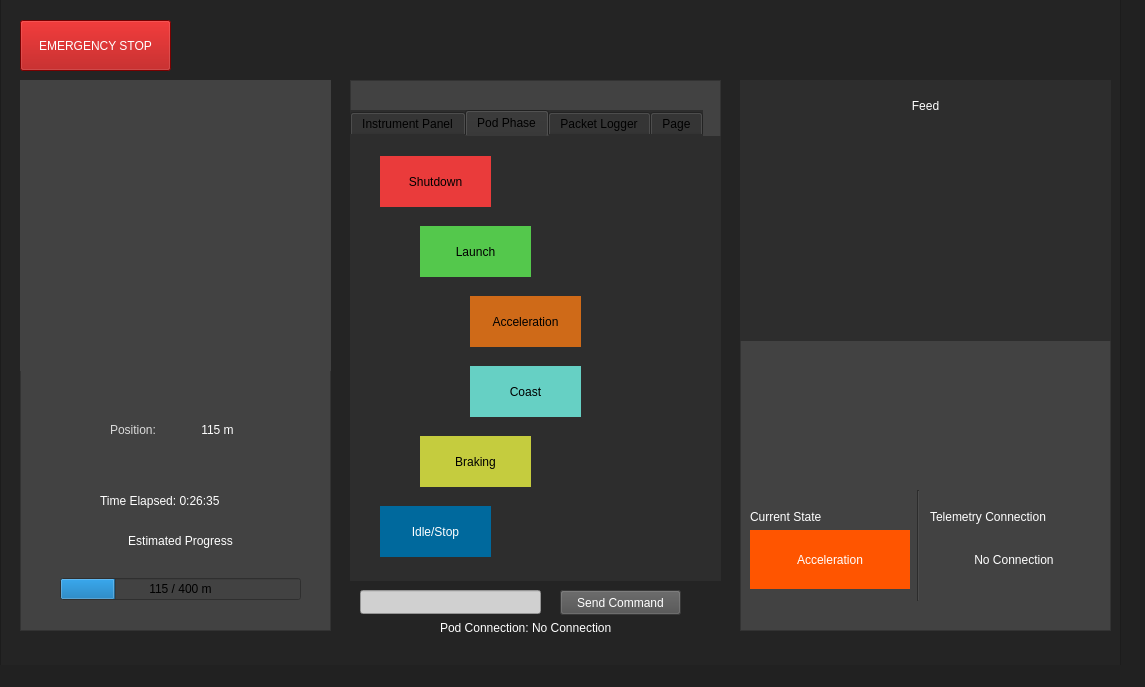
<?xml version="1.0" encoding="UTF-8"?>
<ui version="4.0">
 <class>MainWindow</class>
 <widget class="QMainWindow" name="MainWindow">
  <property name="geometry">
   <rect>
    <x>0</x>
    <y>0</y>
    <width>1145</width>
    <height>687</height>
   </rect>
  </property>
  <property name="sizePolicy">
   <sizepolicy hsizetype="Preferred" vsizetype="Fixed">
    <horstretch>0</horstretch>
    <verstretch>0</verstretch>
   </sizepolicy>
  </property>
  <property name="windowTitle">
   <string>MainWindow</string>
  </property>
  <property name="styleSheet">
   <string notr="true">background-color: rgb(33, 33, 33);</string>
  </property>
  <widget class="QWidget" name="centralwidget">
   <widget class="QFrame" name="main_frame">
    <property name="geometry">
     <rect>
      <x>0</x>
      <y>-30</y>
      <width>1121</width>
      <height>731</height>
     </rect>
    </property>
    <property name="styleSheet">
     <string notr="true">background-color: rgb(36, 36, 36);</string>
    </property>
    <property name="frameShape">
     <enum>QFrame::StyledPanel</enum>
    </property>
    <property name="frameShadow">
     <enum>QFrame::Raised</enum>
    </property>
    <widget class="QLabel" name="albertaloop_logo">
     <property name="geometry">
      <rect>
       <x>840</x>
       <y>50</y>
       <width>201</width>
       <height>31</height>
      </rect>
     </property>
     <property name="text">
      <string/>
     </property>
     <property name="pixmap">
      <pixmap>resizedalbertaloop.png</pixmap>
     </property>
    </widget>
    <widget class="QPushButton" name="estop_button">
     <property name="geometry">
      <rect>
       <x>20</x>
       <y>50</y>
       <width>151</width>
       <height>51</height>
      </rect>
     </property>
     <property name="styleSheet">
      <string notr="true">background-color: rgb(170, 0, 0);
color: rgb(255, 255, 255);
font: 63 8pt &quot;Segoe UI Semibold&quot;;</string>
     </property>
     <property name="text">
      <string>EMERGENCY STOP</string>
     </property>
    </widget>
    <widget class="QFrame" name="left_frame">
     <property name="geometry">
      <rect>
       <x>20</x>
       <y>110</y>
       <width>311</width>
       <height>551</height>
      </rect>
     </property>
     <property name="styleSheet">
      <string notr="true">background-color: rgb(66, 66, 66);</string>
     </property>
     <property name="frameShape">
      <enum>QFrame::StyledPanel</enum>
     </property>
     <property name="frameShadow">
      <enum>QFrame::Raised</enum>
     </property>
     <widget class="QWidget" name="verticalLayoutWidget">
      <property name="geometry">
       <rect>
        <x>0</x>
        <y>0</y>
        <width>311</width>
        <height>291</height>
       </rect>
      </property>
      <layout class="QVBoxLayout" name="speed_guage_layout"/>
     </widget>
     <widget class="QLabel" name="time_elapsed_label">
      <property name="geometry">
       <rect>
        <x>80</x>
        <y>400</y>
        <width>171</width>
        <height>41</height>
       </rect>
      </property>
      <property name="styleSheet">
       <string notr="true">font: 75 10pt &quot;Microsoft YaHei UI&quot;;
color: rgb(255, 255, 255);</string>
      </property>
      <property name="text">
       <string>Time Elapsed: 0:26:35</string>
      </property>
     </widget>
     <widget class="QLabel" name="estimated_progress_title_label">
      <property name="geometry">
       <rect>
        <x>80</x>
        <y>450</y>
        <width>161</width>
        <height>21</height>
       </rect>
      </property>
      <property name="styleSheet">
       <string notr="true">font: 75 10pt &quot;Microsoft YaHei UI&quot;;
color: rgb(255, 255, 255);</string>
      </property>
      <property name="text">
       <string>Estimated Progress</string>
      </property>
      <property name="alignment">
       <set>Qt::AlignCenter</set>
      </property>
     </widget>
     <widget class="QWidget" name="verticalLayoutWidget_2">
      <property name="geometry">
       <rect>
        <x>40</x>
        <y>480</y>
        <width>241</width>
        <height>59</height>
       </rect>
      </property>
      <layout class="QVBoxLayout" name="progress_bar_layout">
       <item>
        <widget class="QProgressBar" name="progressBar">
         <property name="styleSheet">
          <string notr="true"/>
         </property>
         <property name="maximum">
          <number>500</number>
         </property>
         <property name="value">
          <number>115</number>
         </property>
         <property name="textVisible">
          <bool>true</bool>
         </property>
         <property name="invertedAppearance">
          <bool>false</bool>
         </property>
         <property name="textDirection">
          <enum>QProgressBar::TopToBottom</enum>
         </property>
         <property name="format">
          <string>%v / 400 m</string>
         </property>
        </widget>
       </item>
      </layout>
     </widget>
     <widget class="QWidget" name="horizontalLayoutWidget">
      <property name="geometry">
       <rect>
        <x>90</x>
        <y>310</y>
        <width>141</width>
        <height>80</height>
       </rect>
      </property>
      <layout class="QHBoxLayout" name="position_layout">
       <item>
        <widget class="QLabel" name="position_label">
         <property name="sizePolicy">
          <sizepolicy hsizetype="Preferred" vsizetype="Fixed">
           <horstretch>0</horstretch>
           <verstretch>0</verstretch>
          </sizepolicy>
         </property>
         <property name="styleSheet">
          <string notr="true">font: 75 9pt &quot;Microsoft YaHei&quot;;
color: rgb(218, 218, 218);</string>
         </property>
         <property name="text">
          <string>Position: </string>
         </property>
        </widget>
       </item>
       <item>
        <widget class="QLabel" name="position_ind">
         <property name="styleSheet">
          <string notr="true">font: 75 14pt &quot;Microsoft YaHei&quot;;
color: rgb(255, 255, 255);</string>
         </property>
         <property name="text">
          <string>115 m</string>
         </property>
         <property name="alignment">
          <set>Qt::AlignCenter</set>
         </property>
        </widget>
       </item>
      </layout>
     </widget>
    </widget>
    <widget class="QFrame" name="mid_frame">
     <property name="geometry">
      <rect>
       <x>350</x>
       <y>110</y>
       <width>371</width>
       <height>501</height>
      </rect>
     </property>
     <property name="styleSheet">
      <string notr="true">background-color: rgb(66, 66, 66);</string>
     </property>
     <property name="frameShape">
      <enum>QFrame::StyledPanel</enum>
     </property>
     <property name="frameShadow">
      <enum>QFrame::Raised</enum>
     </property>
     <widget class="QTabWidget" name="tabs_widget">
      <property name="geometry">
       <rect>
        <x>0</x>
        <y>30</y>
        <width>371</width>
        <height>471</height>
       </rect>
      </property>
      <property name="styleSheet">
       <string notr="true">background-color: rgb(45, 45, 45);
border-color: rgb(0, 0, 0);
alternate-background-color: rgb(50, 50, 50);</string>
      </property>
      <property name="currentIndex">
       <number>1</number>
      </property>
      <widget class="QWidget" name="tab">
       <attribute name="title">
        <string>Instrument Panel</string>
       </attribute>
       <widget class="QLabel" name="temperature_title">
        <property name="geometry">
         <rect>
          <x>10</x>
          <y>10</y>
          <width>111</width>
          <height>21</height>
         </rect>
        </property>
        <property name="autoFillBackground">
         <bool>false</bool>
        </property>
        <property name="styleSheet">
         <string notr="true">font: 75 10pt &quot;Microsoft JhengHei&quot;;
color: rgb(255, 255, 255);</string>
        </property>
        <property name="text">
         <string>Temperature</string>
        </property>
       </widget>
       <widget class="Line" name="line_2">
        <property name="geometry">
         <rect>
          <x>10</x>
          <y>30</y>
          <width>291</width>
          <height>16</height>
         </rect>
        </property>
        <property name="orientation">
         <enum>Qt::Horizontal</enum>
        </property>
       </widget>
       <widget class="QWidget" name="horizontalLayoutWidget_2">
        <property name="geometry">
         <rect>
          <x>10</x>
          <y>49</y>
          <width>361</width>
          <height>51</height>
         </rect>
        </property>
        <layout class="QHBoxLayout" name="temp_layout_1">
         <item>
          <widget class="QLabel" name="bat_1_temp_label">
           <property name="styleSheet">
            <string notr="true">color: rgb(255, 255, 255);
font: 75 8pt &quot;Microsoft JhengHei&quot;;</string>
           </property>
           <property name="text">
            <string>Battery 1</string>
           </property>
           <property name="alignment">
            <set>Qt::AlignCenter</set>
           </property>
          </widget>
         </item>
         <item>
          <widget class="QLabel" name="bat_2_temp_label">
           <property name="styleSheet">
            <string notr="true">color: rgb(255, 255, 255);
font: 75 8pt &quot;Microsoft JhengHei&quot;;</string>
           </property>
           <property name="text">
            <string>Battery 2</string>
           </property>
           <property name="alignment">
            <set>Qt::AlignCenter</set>
           </property>
          </widget>
         </item>
         <item>
          <widget class="QLabel" name="motor_temp_label">
           <property name="styleSheet">
            <string notr="true">color: rgb(255, 255, 255);
font: 75 8pt &quot;Microsoft JhengHei&quot;;
</string>
           </property>
           <property name="text">
            <string>Motor</string>
           </property>
           <property name="alignment">
            <set>Qt::AlignCenter</set>
           </property>
          </widget>
         </item>
        </layout>
       </widget>
       <widget class="QWidget" name="horizontalLayoutWidget_3">
        <property name="geometry">
         <rect>
          <x>10</x>
          <y>100</y>
          <width>361</width>
          <height>31</height>
         </rect>
        </property>
        <layout class="QHBoxLayout" name="temp_layout_2">
         <item>
          <widget class="QLabel" name="battery_1_temp">
           <property name="styleSheet">
            <string notr="true">color: rgb(255, 255, 255);</string>
           </property>
           <property name="text">
            <string>56C</string>
           </property>
           <property name="alignment">
            <set>Qt::AlignCenter</set>
           </property>
          </widget>
         </item>
         <item>
          <widget class="QLabel" name="battery_2_temp">
           <property name="styleSheet">
            <string notr="true">color: rgb(255, 255, 255);</string>
           </property>
           <property name="text">
            <string>65C</string>
           </property>
           <property name="alignment">
            <set>Qt::AlignCenter</set>
           </property>
          </widget>
         </item>
         <item>
          <widget class="QLabel" name="motor_temp">
           <property name="styleSheet">
            <string notr="true">color: rgb(255, 255, 255);</string>
           </property>
           <property name="text">
            <string>55C</string>
           </property>
           <property name="alignment">
            <set>Qt::AlignCenter</set>
           </property>
          </widget>
         </item>
        </layout>
       </widget>
       <widget class="QWidget" name="horizontalLayoutWidget_4">
        <property name="geometry">
         <rect>
          <x>10</x>
          <y>190</y>
          <width>361</width>
          <height>51</height>
         </rect>
        </property>
        <layout class="QHBoxLayout" name="temp_layout_3">
         <item>
          <widget class="QLabel" name="bat_1_volt_label">
           <property name="styleSheet">
            <string notr="true">color: rgb(255, 255, 255);
font: 75 8pt &quot;Microsoft JhengHei&quot;;</string>
           </property>
           <property name="text">
            <string>Battery 1</string>
           </property>
           <property name="alignment">
            <set>Qt::AlignCenter</set>
           </property>
          </widget>
         </item>
         <item>
          <widget class="QLabel" name="bat_2_volt_label">
           <property name="styleSheet">
            <string notr="true">color: rgb(255, 255, 255);
font: 75 8pt &quot;Microsoft JhengHei&quot;;</string>
           </property>
           <property name="text">
            <string>Battery 2</string>
           </property>
           <property name="alignment">
            <set>Qt::AlignCenter</set>
           </property>
          </widget>
         </item>
         <item>
          <widget class="QLabel" name="conv_volt_label">
           <property name="styleSheet">
            <string notr="true">color: rgb(255, 255, 255);
font: 75 8pt &quot;Microsoft JhengHei&quot;;</string>
           </property>
           <property name="text">
            <string>Converter</string>
           </property>
           <property name="alignment">
            <set>Qt::AlignCenter</set>
           </property>
          </widget>
         </item>
        </layout>
       </widget>
       <widget class="QLabel" name="label_12">
        <property name="geometry">
         <rect>
          <x>10</x>
          <y>140</y>
          <width>111</width>
          <height>31</height>
         </rect>
        </property>
        <property name="autoFillBackground">
         <bool>false</bool>
        </property>
        <property name="styleSheet">
         <string notr="true">font: 75 10pt &quot;Microsoft JhengHei&quot;;
color: rgb(255, 255, 255);</string>
        </property>
        <property name="text">
         <string>Voltage</string>
        </property>
       </widget>
       <widget class="QWidget" name="horizontalLayoutWidget_5">
        <property name="geometry">
         <rect>
          <x>10</x>
          <y>240</y>
          <width>361</width>
          <height>31</height>
         </rect>
        </property>
        <layout class="QHBoxLayout" name="temp_layout_4">
         <item>
          <widget class="QLabel" name="bat_1_volt">
           <property name="styleSheet">
            <string notr="true">color: rgb(255, 255, 255);</string>
           </property>
           <property name="text">
            <string>46.51V</string>
           </property>
           <property name="alignment">
            <set>Qt::AlignCenter</set>
           </property>
          </widget>
         </item>
         <item>
          <widget class="QLabel" name="bat_2_volt">
           <property name="styleSheet">
            <string notr="true">color: rgb(255, 255, 255);</string>
           </property>
           <property name="text">
            <string>36.73V</string>
           </property>
           <property name="alignment">
            <set>Qt::AlignCenter</set>
           </property>
          </widget>
         </item>
         <item>
          <widget class="QLabel" name="conv_volt">
           <property name="styleSheet">
            <string notr="true">color: rgb(255, 255, 255);</string>
           </property>
           <property name="text">
            <string>4.92V</string>
           </property>
           <property name="alignment">
            <set>Qt::AlignCenter</set>
           </property>
          </widget>
         </item>
        </layout>
       </widget>
       <widget class="Line" name="line_4">
        <property name="geometry">
         <rect>
          <x>10</x>
          <y>170</y>
          <width>291</width>
          <height>16</height>
         </rect>
        </property>
        <property name="orientation">
         <enum>Qt::Horizontal</enum>
        </property>
       </widget>
       <widget class="QLabel" name="label_25">
        <property name="geometry">
         <rect>
          <x>10</x>
          <y>280</y>
          <width>111</width>
          <height>31</height>
         </rect>
        </property>
        <property name="autoFillBackground">
         <bool>false</bool>
        </property>
        <property name="styleSheet">
         <string notr="true">font: 75 10pt &quot;Microsoft JhengHei&quot;;
color: rgb(255, 255, 255);</string>
        </property>
        <property name="text">
         <string>Misc.</string>
        </property>
       </widget>
       <widget class="QWidget" name="horizontalLayoutWidget_10">
        <property name="geometry">
         <rect>
          <x>10</x>
          <y>330</y>
          <width>361</width>
          <height>51</height>
         </rect>
        </property>
        <layout class="QHBoxLayout" name="temp_layout_9">
         <item>
          <widget class="QLabel" name="brake_press_label">
           <property name="styleSheet">
            <string notr="true">color: rgb(255, 255, 255);
font: 75 8pt &quot;Microsoft JhengHei&quot;;</string>
           </property>
           <property name="text">
            <string>Brake Pressure</string>
           </property>
           <property name="alignment">
            <set>Qt::AlignCenter</set>
           </property>
          </widget>
         </item>
         <item>
          <widget class="QLabel" name="thing_2_label">
           <property name="styleSheet">
            <string notr="true">color: rgb(255, 255, 255);
font: 75 8pt &quot;Microsoft JhengHei&quot;;</string>
           </property>
           <property name="text">
            <string>Thing 2</string>
           </property>
           <property name="alignment">
            <set>Qt::AlignCenter</set>
           </property>
          </widget>
         </item>
         <item>
          <widget class="QLabel" name="thing_3_label">
           <property name="styleSheet">
            <string notr="true">font: 75 8pt &quot;Microsoft JhengHei&quot;;
color: rgb(255, 255, 255);</string>
           </property>
           <property name="text">
            <string>Thing 3</string>
           </property>
           <property name="alignment">
            <set>Qt::AlignCenter</set>
           </property>
          </widget>
         </item>
        </layout>
       </widget>
       <widget class="QWidget" name="horizontalLayoutWidget_11">
        <property name="geometry">
         <rect>
          <x>10</x>
          <y>380</y>
          <width>361</width>
          <height>31</height>
         </rect>
        </property>
        <layout class="QHBoxLayout" name="temp_layout_10">
         <item>
          <widget class="QLabel" name="brake_pressure">
           <property name="styleSheet">
            <string notr="true">color: rgb(255, 255, 255);</string>
           </property>
           <property name="text">
            <string>30kPa</string>
           </property>
           <property name="alignment">
            <set>Qt::AlignCenter</set>
           </property>
          </widget>
         </item>
         <item>
          <widget class="QLabel" name="thing_2">
           <property name="styleSheet">
            <string notr="true">color: rgb(255, 255, 255);</string>
           </property>
           <property name="text">
            <string>-</string>
           </property>
           <property name="alignment">
            <set>Qt::AlignCenter</set>
           </property>
          </widget>
         </item>
         <item>
          <widget class="QLabel" name="thing_3">
           <property name="styleSheet">
            <string notr="true">color: rgb(255, 255, 255);</string>
           </property>
           <property name="text">
            <string>-</string>
           </property>
           <property name="alignment">
            <set>Qt::AlignCenter</set>
           </property>
          </widget>
         </item>
        </layout>
       </widget>
       <widget class="Line" name="line_5">
        <property name="geometry">
         <rect>
          <x>10</x>
          <y>310</y>
          <width>291</width>
          <height>16</height>
         </rect>
        </property>
        <property name="orientation">
         <enum>Qt::Horizontal</enum>
        </property>
       </widget>
      </widget>
      <widget class="QWidget" name="tab_2">
       <attribute name="title">
        <string>Pod Phase</string>
       </attribute>
       <widget class="QLabel" name="accel_ind">
        <property name="geometry">
         <rect>
          <x>120</x>
          <y>160</y>
          <width>111</width>
          <height>51</height>
         </rect>
        </property>
        <property name="styleSheet">
         <string notr="true">background-color: rgb(207, 106, 24);</string>
        </property>
        <property name="text">
         <string>Acceleration</string>
        </property>
        <property name="alignment">
         <set>Qt::AlignCenter</set>
        </property>
       </widget>
       <widget class="QLabel" name="braking_ind">
        <property name="geometry">
         <rect>
          <x>70</x>
          <y>300</y>
          <width>111</width>
          <height>51</height>
         </rect>
        </property>
        <property name="styleSheet">
         <string notr="true">color: rgb(0, 0, 0);
background-color: rgb(197, 204, 62);</string>
        </property>
        <property name="text">
         <string>Braking</string>
        </property>
        <property name="alignment">
         <set>Qt::AlignCenter</set>
        </property>
       </widget>
       <widget class="QLabel" name="coast_ind">
        <property name="geometry">
         <rect>
          <x>120</x>
          <y>230</y>
          <width>111</width>
          <height>51</height>
         </rect>
        </property>
        <property name="styleSheet">
         <string notr="true">color: rgb(0, 0, 0);
background-color: rgb(102, 208, 196);</string>
        </property>
        <property name="text">
         <string>Coast</string>
        </property>
        <property name="alignment">
         <set>Qt::AlignCenter</set>
        </property>
       </widget>
       <widget class="QLabel" name="launch_ind">
        <property name="geometry">
         <rect>
          <x>70</x>
          <y>90</y>
          <width>111</width>
          <height>51</height>
         </rect>
        </property>
        <property name="styleSheet">
         <string notr="true">color: rgb(0, 0, 0);
background-color: rgb(84, 200, 76);</string>
        </property>
        <property name="text">
         <string>Launch</string>
        </property>
        <property name="alignment">
         <set>Qt::AlignCenter</set>
        </property>
       </widget>
       <widget class="QLabel" name="shutdown_ind">
        <property name="geometry">
         <rect>
          <x>30</x>
          <y>20</y>
          <width>111</width>
          <height>51</height>
         </rect>
        </property>
        <property name="styleSheet">
         <string notr="true">background-color: rgb(234, 59, 59);</string>
        </property>
        <property name="text">
         <string>Shutdown</string>
        </property>
        <property name="alignment">
         <set>Qt::AlignCenter</set>
        </property>
       </widget>
       <widget class="QLabel" name="idle_stop_ind">
        <property name="geometry">
         <rect>
          <x>30</x>
          <y>370</y>
          <width>111</width>
          <height>51</height>
         </rect>
        </property>
        <property name="styleSheet">
         <string notr="true">color: rgb(255, 255, 255);
background-color: rgb(0, 105, 157);</string>
        </property>
        <property name="text">
         <string>Idle/Stop</string>
        </property>
        <property name="alignment">
         <set>Qt::AlignCenter</set>
        </property>
       </widget>
      </widget>
      <widget class="QWidget" name="tab_3">
       <attribute name="title">
        <string>Packet Logger</string>
       </attribute>
       <widget class="QPushButton" name="packet_logger_win_sep_but">
        <property name="geometry">
         <rect>
          <x>220</x>
          <y>390</y>
          <width>151</width>
          <height>25</height>
         </rect>
        </property>
        <property name="cursor">
         <cursorShape>PointingHandCursor</cursorShape>
        </property>
        <property name="styleSheet">
         <string notr="true">color: rgb(255, 255, 255);
background-color:rgb(79, 79, 79);</string>
        </property>
        <property name="text">
         <string>Seperate Window</string>
        </property>
       </widget>
       <widget class="QPushButton" name="restart_tcp_connection_button">
        <property name="geometry">
         <rect>
          <x>10</x>
          <y>190</y>
          <width>151</width>
          <height>25</height>
         </rect>
        </property>
        <property name="cursor">
         <cursorShape>PointingHandCursor</cursorShape>
        </property>
        <property name="styleSheet">
         <string notr="true">color: rgb(255, 255, 255);
background-color:rgb(79, 79, 79);</string>
        </property>
        <property name="text">
         <string>Restart TCP Connection</string>
        </property>
       </widget>
       <widget class="QPushButton" name="packet_logger_button_2">
        <property name="geometry">
         <rect>
          <x>10</x>
          <y>250</y>
          <width>151</width>
          <height>25</height>
         </rect>
        </property>
        <property name="styleSheet">
         <string notr="true">color: rgb(255, 255, 255);
background-color:rgb(79, 79, 79);</string>
        </property>
        <property name="text">
         <string>Do something 2</string>
        </property>
       </widget>
       <widget class="QPushButton" name="packet_logger_button_3">
        <property name="geometry">
         <rect>
          <x>10</x>
          <y>300</y>
          <width>151</width>
          <height>25</height>
         </rect>
        </property>
        <property name="styleSheet">
         <string notr="true">color: rgb(255, 255, 255);
background-color:rgb(79, 79, 79);</string>
        </property>
        <property name="text">
         <string>Do something 3</string>
        </property>
       </widget>
       <widget class="QWidget" name="gridLayoutWidget">
        <property name="geometry">
         <rect>
          <x>10</x>
          <y>10</y>
          <width>351</width>
          <height>161</height>
         </rect>
        </property>
        <layout class="QGridLayout" name="gridLayout">
         <item row="0" column="0">
          <widget class="QLabel" name="label_2">
           <property name="text">
            <string/>
           </property>
           <property name="alignment">
            <set>Qt::AlignCenter</set>
           </property>
          </widget>
         </item>
         <item row="0" column="2">
          <widget class="QLabel" name="local_adress_label">
           <property name="styleSheet">
            <string notr="true">color: rgb(255, 255, 255);
font: 75 8pt &quot;Microsoft YaHei&quot;;</string>
           </property>
           <property name="text">
            <string>Local Address      </string>
           </property>
           <property name="alignment">
            <set>Qt::AlignCenter</set>
           </property>
          </widget>
         </item>
         <item row="0" column="1">
          <widget class="QLabel" name="protocol_label">
           <property name="styleSheet">
            <string notr="true">color: rgb(255, 255, 255);
font: 75 8pt &quot;Microsoft YaHei&quot;;</string>
           </property>
           <property name="text">
            <string>Protocol</string>
           </property>
           <property name="alignment">
            <set>Qt::AlignCenter</set>
           </property>
          </widget>
         </item>
         <item row="0" column="3">
          <widget class="QLabel" name="remote_address_label">
           <property name="styleSheet">
            <string notr="true">color: rgb(255, 255, 255);
font: 75 8pt &quot;Microsoft YaHei&quot;;</string>
           </property>
           <property name="text">
            <string>Remote Address   </string>
           </property>
           <property name="alignment">
            <set>Qt::AlignCenter</set>
           </property>
          </widget>
         </item>
         <item row="1" column="0">
          <widget class="QLabel" name="packet1_label">
           <property name="styleSheet">
            <string notr="true">color: rgb(255, 255, 255);
font: 75 8pt &quot;Microsoft YaHei&quot;;</string>
           </property>
           <property name="text">
            <string>1</string>
           </property>
          </widget>
         </item>
         <item row="2" column="0">
          <widget class="QLabel" name="packet2_label">
           <property name="styleSheet">
            <string notr="true">color: rgb(255, 255, 255);
font: 75 8pt &quot;Microsoft YaHei&quot;;</string>
           </property>
           <property name="text">
            <string>2</string>
           </property>
          </widget>
         </item>
         <item row="3" column="0">
          <widget class="QLabel" name="packet3_label">
           <property name="styleSheet">
            <string notr="true">color: rgb(255, 255, 255);
font: 75 8pt &quot;Microsoft YaHei&quot;;</string>
           </property>
           <property name="text">
            <string>3</string>
           </property>
          </widget>
         </item>
         <item row="1" column="1">
          <widget class="QLabel" name="pack1_proto">
           <property name="styleSheet">
            <string notr="true">color: rgb(255, 255, 255);
background-color: rgb(22, 40, 38);</string>
           </property>
           <property name="text">
            <string/>
           </property>
          </widget>
         </item>
         <item row="1" column="2">
          <widget class="QLabel" name="pack1_local">
           <property name="styleSheet">
            <string notr="true">color: rgb(255, 255, 255);background-color: rgb(22, 40, 38);</string>
           </property>
           <property name="text">
            <string/>
           </property>
          </widget>
         </item>
         <item row="1" column="3">
          <widget class="QLabel" name="pack1_remote">
           <property name="styleSheet">
            <string notr="true">background-color: rgb(22, 40, 38);
color: rgb(255, 255, 255);</string>
           </property>
           <property name="text">
            <string/>
           </property>
          </widget>
         </item>
         <item row="2" column="1">
          <widget class="QLabel" name="pack2_proto">
           <property name="styleSheet">
            <string notr="true">color: rgb(255, 255, 255);background-color: rgb(22, 40, 38);</string>
           </property>
           <property name="text">
            <string/>
           </property>
          </widget>
         </item>
         <item row="2" column="2">
          <widget class="QLabel" name="pack2_local">
           <property name="styleSheet">
            <string notr="true">color: rgb(255, 255, 255);background-color: rgb(22, 40, 38);</string>
           </property>
           <property name="text">
            <string/>
           </property>
          </widget>
         </item>
         <item row="2" column="3">
          <widget class="QLabel" name="pack2_remote">
           <property name="styleSheet">
            <string notr="true">color: rgb(255, 255, 255);
background-color: rgb(22, 40, 38);</string>
           </property>
           <property name="text">
            <string/>
           </property>
          </widget>
         </item>
         <item row="3" column="1">
          <widget class="QLabel" name="pack3_proto">
           <property name="styleSheet">
            <string notr="true">color: rgb(255, 255, 255);background-color: rgb(22, 40, 38);</string>
           </property>
           <property name="text">
            <string/>
           </property>
          </widget>
         </item>
         <item row="3" column="2">
          <widget class="QLabel" name="pack3_local">
           <property name="styleSheet">
            <string notr="true">color: rgb(255, 255, 255);background-color: rgb(22, 40, 38);</string>
           </property>
           <property name="text">
            <string/>
           </property>
          </widget>
         </item>
         <item row="3" column="3">
          <widget class="QLabel" name="pack3_remote">
           <property name="styleSheet">
            <string notr="true">color: rgb(255, 255, 255);
background-color: rgb(22, 40, 38);</string>
           </property>
           <property name="text">
            <string/>
           </property>
          </widget>
         </item>
        </layout>
       </widget>
      </widget>
      <widget class="QWidget" name="tab_4">
       <attribute name="title">
        <string>Page</string>
       </attribute>
      </widget>
     </widget>
    </widget>
    <widget class="QFrame" name="right_frame">
     <property name="geometry">
      <rect>
       <x>740</x>
       <y>110</y>
       <width>371</width>
       <height>551</height>
      </rect>
     </property>
     <property name="font">
      <font>
       <family>MS Shell Dlg 2</family>
      </font>
     </property>
     <property name="styleSheet">
      <string notr="true">background-color: rgb(66, 66, 66);</string>
     </property>
     <property name="frameShape">
      <enum>QFrame::StyledPanel</enum>
     </property>
     <property name="frameShadow">
      <enum>QFrame::Raised</enum>
     </property>
     <widget class="QWidget" name="camera_placeholder" native="true">
      <property name="geometry">
       <rect>
        <x>0</x>
        <y>0</y>
        <width>371</width>
        <height>261</height>
       </rect>
      </property>
      <property name="styleSheet">
       <string notr="true">background-color: rgb(45, 45, 45);</string>
      </property>
      <widget class="QLabel" name="camera_feed_label">
       <property name="geometry">
        <rect>
         <x>150</x>
         <y>10</y>
         <width>71</width>
         <height>31</height>
        </rect>
       </property>
       <property name="styleSheet">
        <string notr="true">font: 75 10pt &quot;Microsoft YaHei&quot;;
color: rgb(255, 255, 255);</string>
       </property>
       <property name="text">
        <string>Feed</string>
       </property>
       <property name="alignment">
        <set>Qt::AlignCenter</set>
       </property>
      </widget>
     </widget>
     <widget class="QWidget" name="verticalLayoutWidget_3">
      <property name="geometry">
       <rect>
        <x>10</x>
        <y>430</y>
        <width>160</width>
        <height>80</height>
       </rect>
      </property>
      <layout class="QVBoxLayout" name="current_state_layout">
       <property name="spacing">
        <number>6</number>
       </property>
       <property name="topMargin">
        <number>0</number>
       </property>
       <property name="bottomMargin">
        <number>1</number>
       </property>
       <item>
        <widget class="QLabel" name="current_state_title">
         <property name="sizePolicy">
          <sizepolicy hsizetype="Preferred" vsizetype="Fixed">
           <horstretch>0</horstretch>
           <verstretch>0</verstretch>
          </sizepolicy>
         </property>
         <property name="styleSheet">
          <string notr="true">font: 75 10pt &quot;Microsoft YaHei&quot;;
color: rgb(255, 255, 255);</string>
         </property>
         <property name="text">
          <string>Current State</string>
         </property>
        </widget>
       </item>
       <item>
        <widget class="QLabel" name="current_state_ind">
         <property name="sizePolicy">
          <sizepolicy hsizetype="Preferred" vsizetype="Expanding">
           <horstretch>0</horstretch>
           <verstretch>0</verstretch>
          </sizepolicy>
         </property>
         <property name="styleSheet">
          <string notr="true">color: rgb(255, 255, 255);
background-color: rgb(255, 85, 0);
font: 75 8pt &quot;Microsoft YaHei&quot;;</string>
         </property>
         <property name="text">
          <string>Acceleration</string>
         </property>
         <property name="alignment">
          <set>Qt::AlignCenter</set>
         </property>
        </widget>
       </item>
      </layout>
     </widget>
     <widget class="QWidget" name="verticalLayoutWidget_4">
      <property name="geometry">
       <rect>
        <x>190</x>
        <y>430</y>
        <width>168</width>
        <height>80</height>
       </rect>
      </property>
      <layout class="QVBoxLayout" name="telemetry_connection_layout">
       <property name="spacing">
        <number>6</number>
       </property>
       <property name="topMargin">
        <number>0</number>
       </property>
       <property name="bottomMargin">
        <number>1</number>
       </property>
       <item>
        <widget class="QLabel" name="current_state_title_2">
         <property name="sizePolicy">
          <sizepolicy hsizetype="Preferred" vsizetype="Fixed">
           <horstretch>0</horstretch>
           <verstretch>0</verstretch>
          </sizepolicy>
         </property>
         <property name="styleSheet">
          <string notr="true">font: 75 10pt &quot;Microsoft YaHei&quot;;
color: rgb(255, 255, 255);</string>
         </property>
         <property name="text">
          <string>Telemetry Connection</string>
         </property>
        </widget>
       </item>
       <item>
        <widget class="QLabel" name="current_state_ind_2">
         <property name="sizePolicy">
          <sizepolicy hsizetype="Preferred" vsizetype="Expanding">
           <horstretch>0</horstretch>
           <verstretch>0</verstretch>
          </sizepolicy>
         </property>
         <property name="styleSheet">
          <string notr="true">color: rgb(255, 255, 255);
font: 75 8pt &quot;Microsoft YaHei&quot;;</string>
         </property>
         <property name="text">
          <string>No Connection</string>
         </property>
         <property name="alignment">
          <set>Qt::AlignCenter</set>
         </property>
        </widget>
       </item>
      </layout>
     </widget>
     <widget class="Line" name="line">
      <property name="geometry">
       <rect>
        <x>170</x>
        <y>410</y>
        <width>16</width>
        <height>111</height>
       </rect>
      </property>
      <property name="orientation">
       <enum>Qt::Vertical</enum>
      </property>
     </widget>
    </widget>
    <widget class="QLineEdit" name="command_line">
     <property name="geometry">
      <rect>
       <x>360</x>
       <y>620</y>
       <width>181</width>
       <height>24</height>
      </rect>
     </property>
     <property name="styleSheet">
      <string notr="true">background-color: rgb(208, 208, 208);
color: rgb(38, 38, 38);</string>
     </property>
    </widget>
    <widget class="QPushButton" name="send_command_button">
     <property name="geometry">
      <rect>
       <x>560</x>
       <y>620</y>
       <width>121</width>
       <height>25</height>
      </rect>
     </property>
     <property name="styleSheet">
      <string notr="true">color: rgb(255, 255, 255);
background-color:rgb(79, 79, 79);</string>
     </property>
     <property name="text">
      <string>Send Command</string>
     </property>
    </widget>
    <widget class="QLabel" name="pod_connect_ind">
     <property name="geometry">
      <rect>
       <x>440</x>
       <y>650</y>
       <width>191</width>
       <height>16</height>
      </rect>
     </property>
     <property name="styleSheet">
      <string notr="true">color: rgb(255, 255, 255);</string>
     </property>
     <property name="text">
      <string>Pod Connection: No Connection</string>
     </property>
    </widget>
   </widget>
  </widget>
  <widget class="QMenuBar" name="menubar">
   <property name="geometry">
    <rect>
     <x>0</x>
     <y>0</y>
     <width>1145</width>
     <height>25</height>
    </rect>
   </property>
  </widget>
  <widget class="QStatusBar" name="statusbar"/>
 </widget>
 <resources/>
 <connections/>
</ui>
